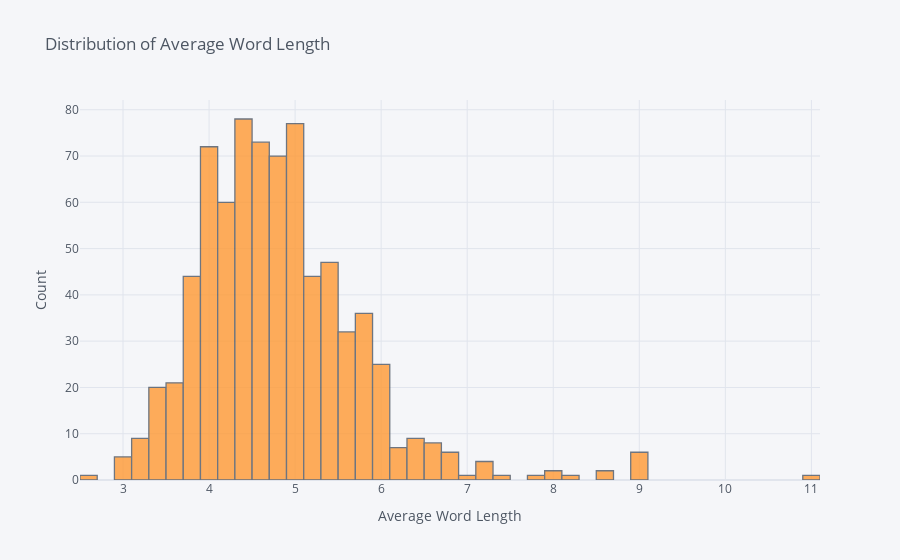

The notebook cell saved with this chart:
### Code cell
df['avg_word_length'].iplot(kind = 'hist', xTitle = 'Average Word Length', yTitle = 'Count', title = "Distribution of Average Word Length", bins = 50)

### Figure 1 — Plotly figure (JSON) as saved in the notebook; plotly's stock layout.template omitted (floating-point values rounded to 4 significant figures; data arrays with more than 128 entries replaced by an {"elided": "..."} marker saying what was removed)
{"data": [{"histfunc": "count", "histnorm": "", "marker": {"color": "rgba(255, 153, 51, 1.0)", "line": {"color": "#4D5663", "width": 1.3}}, "name": "avg_word_length", "nbinsx": 50, "opacity": 0.8, "orientation": "v", "type": "histogram", "x": {"elided": "763 float values"}}], "layout": {"barmode": "overlay", "legend": {"bgcolor": "#F5F6F9", "font": {"color": "#4D5663"}}, "paper_bgcolor": "#F5F6F9", "plot_bgcolor": "#F5F6F9", "title": {"font": {"color": "#4D5663"}, "text": "Distribution of Average Word Length"}, "xaxis": {"gridcolor": "#E1E5ED", "showgrid": true, "tickfont": {"color": "#4D5663"}, "title": {"font": {"color": "#4D5663"}, "text": "Average Word Length"}, "zerolinecolor": "#E1E5ED"}, "yaxis": {"gridcolor": "#E1E5ED", "showgrid": true, "tickfont": {"color": "#4D5663"}, "title": {"font": {"color": "#4D5663"}, "text": "Count"}, "zerolinecolor": "#E1E5ED"}}}
